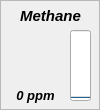
  <widget class="QFrame" name="frame_14">
   <property name="geometry">
    <rect>
     <x>230</x>
     <y>370</y>
     <width>100</width>
     <height>110</height>
    </rect>
   </property>
   <property name="minimumSize">
    <size>
     <width>100</width>
     <height>110</height>
    </size>
   </property>
   <property name="maximumSize">
    <size>
     <width>100</width>
     <height>110</height>
    </size>
   </property>
   <property name="toolTip">
    <string>&lt;html&gt;
&lt;head/&gt;
&lt;body&gt;
&lt;p&gt;
&lt;span style=&quot; font-weight:600; font-style:italic;&quot;&gt;(MQ-4) Methane&lt;/span&gt;
&lt;/p&gt;
&lt;p&gt;
&lt;/p&gt;
&lt;/body&gt;
&lt;/html&gt;</string>
   </property>
   <property name="toolTipDuration">
    <number>4000</number>
   </property>
   <property name="frameShape">
    <enum>QFrame::StyledPanel</enum>
   </property>
   <property name="frameShadow">
    <enum>QFrame::Plain</enum>
   </property>
   <widget class="QLabel" name="label_15">
    <property name="geometry">
     <rect>
      <x>0</x>
      <y>0</y>
      <width>101</width>
      <height>31</height>
     </rect>
    </property>
    <property name="font">
     <font>
      <pointsize>11</pointsize>
      <weight>75</weight>
      <italic>true</italic>
      <bold>true</bold>
      <underline>false</underline>
     </font>
    </property>
    <property name="text">
     <string>Methane</string>
    </property>
    <property name="alignment">
     <set>Qt::AlignCenter</set>
    </property>
   </widget>
   <widget class="QLabel" name="label_ch15">
    <property name="geometry">
     <rect>
      <x>0</x>
      <y>80</y>
      <width>71</width>
      <height>31</height>
     </rect>
    </property>
    <property name="font">
     <font>
      <pointsize>10</pointsize>
      <weight>75</weight>
      <italic>true</italic>
      <bold>true</bold>
     </font>
    </property>
    <property name="text">
     <string>0 ppm</string>
    </property>
    <property name="alignment">
     <set>Qt::AlignCenter</set>
    </property>
   </widget>
   <widget class="QProgressBar" name="progressBar_ch15">
    <property name="geometry">
     <rect>
      <x>70</x>
      <y>30</y>
      <width>21</width>
      <height>71</height>
     </rect>
    </property>
    <property name="sizePolicy">
     <sizepolicy hsizetype="Fixed" vsizetype="Expanding">
      <horstretch>0</horstretch>
      <verstretch>0</verstretch>
     </sizepolicy>
    </property>
    <property name="maximum">
     <number>5000</number>
    </property>
    <property name="value">
     <number>0</number>
    </property>
    <property name="alignment">
     <set>Qt::AlignCenter</set>
    </property>
    <property name="textVisible">
     <bool>false</bool>
    </property>
    <property name="orientation">
     <enum>Qt::Vertical</enum>
    </property>
    <property name="invertedAppearance">
     <bool>false</bool>
    </property>
    <property name="textDirection">
     <enum>QProgressBar::TopToBottom</enum>
    </property>
   </widget>
   <widget class="QLabel" name="icon_ch15">
    <property name="geometry">
     <rect>
      <x>10</x>
      <y>30</y>
      <width>51</width>
      <height>51</height>
     </rect>
    </property>
    <property name="text">
     <string/>
    </property>
    <property name="pixmap">
     <pixmap resource="../resources.qrc">:/resources/img/resources/img/Methane.png</pixmap>
    </property>
    <property name="scaledContents">
     <bool>true</bool>
    </property>
   </widget>
  </widget>
